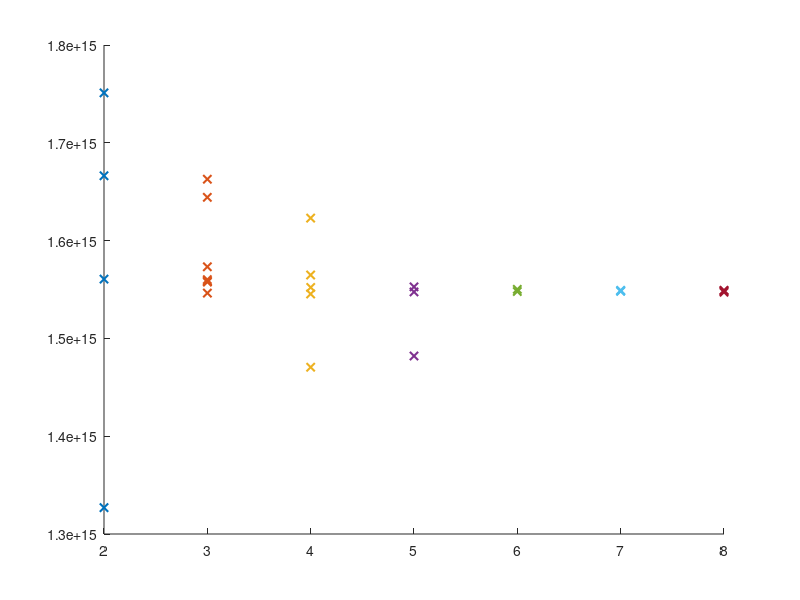

Write MATLAB code to recreate this figure. (Note: this script raises an error after producing the figure.)
clc;clear;close all;

m_values = [2, 3, 4, 5, 6, 7, 8]; 
function_values = {
    [1.326905921109235E15,1.560653422813635E15,...
     1.666245077754142E15,1.751025099459487E15],     
    [1.573249937666497E15,1.546304349372550E15,...
     1.557586445284243E15,1.558572259490119E15,...
     1.560105748254815E15,1.644228560489576E15,...
     1.662739960577694E15],                          
    [1.564815749460668E15,1.470506190431854E15,...
     1.545428070078438E15,1.552109699696042E15,...
     1.622978787607358E15],                          
    [1.482007356167075E15,1.547509233401954E15,...
     1.552657374254862E15],                          
    [1.547947373049010E15,1.550138071284290E15],     
    [1.548166442872538E15,1.548495047607830E15,...
     1.549152257078414E15],                          
    [1.547290163578426E15,1.548604582519594E15,...
     1.549152257078414E15],                         
};

figure;
hold on;
for i = 1:length(m_values)
    m = m_values(i);
    values = function_values{i};
    scatter(repmat(m, size(values)), values, 'x', 'LineWidth', 1.5);
end

yline(1.549480861813706e+15,'k-','LineWidth',1.5)
hold off;

xlabel('m', 'Interpreter', 'latex');
ylabel('Frequency (Hz)', 'Interpreter', 'latex');
legend('$\tilde{\omega}_{n\pm},\ \delta_2 = 2^2$',...
    '$\tilde{\omega}_{n\pm},\ \delta_2 = 2^3$',...
    '$\tilde{\omega}_{n\pm},\ \delta_2 = 2^4$',...
    '$\tilde{\omega}_{n\pm},\ \delta_2 = 2^5$',...
    '$\tilde{\omega}_{n\pm},\ \delta_2 = 2^6$',...
    '$\tilde{\omega}_{n\pm},\ \delta_2 = 2^7$',...
    '$\tilde{\omega}_{n\pm},\ \delta_2 = 2^8$',...
    '$\tilde{\omega}_{c,n}$','Interpreter', 'latex')
grid off;